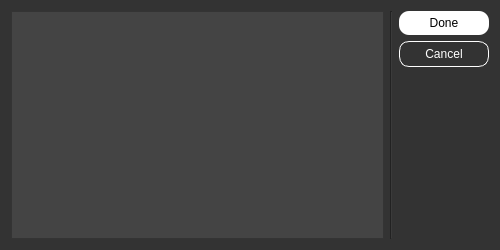
<?xml version="1.0" encoding="UTF-8"?>
<ui version="4.0">
 <class>Dialog</class>
 <widget class="QDialog" name="Dialog">
  <property name="geometry">
   <rect>
    <x>0</x>
    <y>0</y>
    <width>500</width>
    <height>250</height>
   </rect>
  </property>
  <property name="minimumSize">
   <size>
    <width>500</width>
    <height>250</height>
   </size>
  </property>
  <property name="maximumSize">
   <size>
    <width>500</width>
    <height>250</height>
   </size>
  </property>
  <property name="windowTitle">
   <string>Dialog</string>
  </property>
  <property name="styleSheet">
   <string notr="true">background-color: #333;</string>
  </property>
  <layout class="QHBoxLayout" name="horizontalLayout_2">
   <item>
    <layout class="QHBoxLayout" name="horizontalLayout" stretch="1,0,0">
     <property name="leftMargin">
      <number>0</number>
     </property>
     <property name="topMargin">
      <number>0</number>
     </property>
     <property name="rightMargin">
      <number>0</number>
     </property>
     <property name="bottomMargin">
      <number>0</number>
     </property>
     <item>
      <widget class="QFrame" name="frame">
       <property name="styleSheet">
        <string notr="true">background-color: #444;</string>
       </property>
       <property name="frameShape">
        <enum>QFrame::StyledPanel</enum>
       </property>
       <property name="frameShadow">
        <enum>QFrame::Raised</enum>
       </property>
       <layout class="QHBoxLayout" name="horizontalLayout_3">
        <item>
         <layout class="QVBoxLayout" name="valuesContainer"/>
        </item>
       </layout>
      </widget>
     </item>
     <item>
      <widget class="Line" name="line">
       <property name="orientation">
        <enum>Qt::Vertical</enum>
       </property>
      </widget>
     </item>
     <item>
      <layout class="QVBoxLayout" name="verticalLayout_2">
       <item>
        <widget class="QPushButton" name="doneButton">
         <property name="styleSheet">
          <string notr="true">background-color: white; border-radius: 10px; padding: 5px 25px;</string>
         </property>
         <property name="text">
          <string>Done</string>
         </property>
        </widget>
       </item>
       <item>
        <widget class="QPushButton" name="canelButton">
         <property name="styleSheet">
          <string notr="true">color: white; border-radius: 10px; padding: 5px 25px; border: 1px solid white;</string>
         </property>
         <property name="text">
          <string>Cancel</string>
         </property>
        </widget>
       </item>
       <item>
        <spacer name="verticalSpacer">
         <property name="orientation">
          <enum>Qt::Vertical</enum>
         </property>
         <property name="sizeHint" stdset="0">
          <size>
           <width>20</width>
           <height>40</height>
          </size>
         </property>
        </spacer>
       </item>
      </layout>
     </item>
    </layout>
   </item>
  </layout>
 </widget>
 <resources/>
 <connections/>
</ui>
